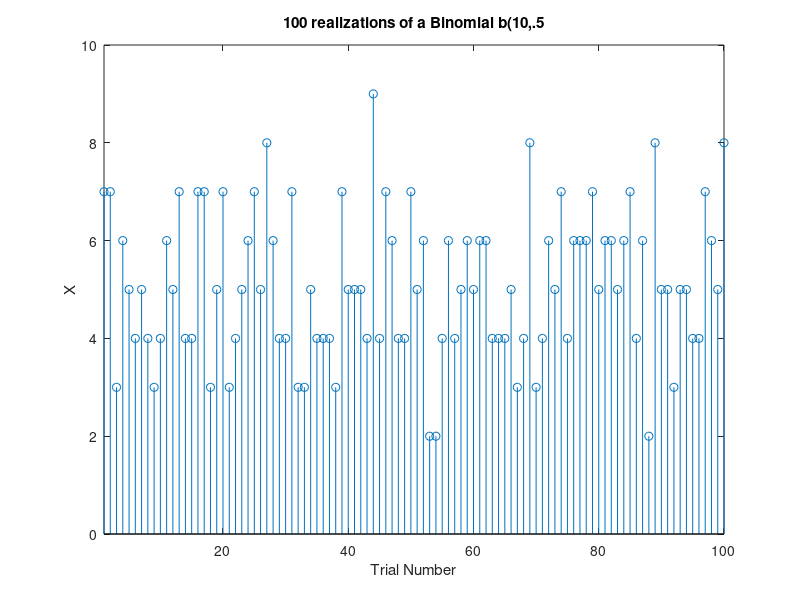

Write MATLAB code to recreate this figure.
%Parameters
n = 10;
p = 0.5;
numtrials = 100;

%Generate Binomial RVs
X = random('Binomial',n,p,numtrials,1)

%Plot
stem(X)
axis([1 numtrials 0 n])
xlabel('Trial Number')
ylabel('X')
title('100 realizations of a Binomial b(10,.5');
